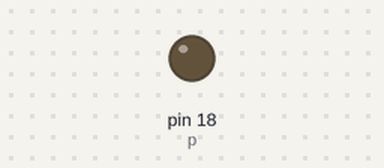
Recording of a program running on a simulated Raspberry Pi (header pin numbers). On the bench: output pins drawn as LEDs (lit = HIGH).

Above: at 0.05 s.
At 0.95 s:
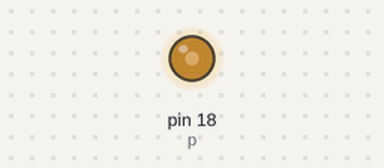
At 1.9 s:
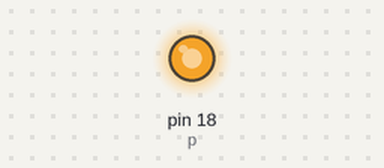
At 3.8 s:
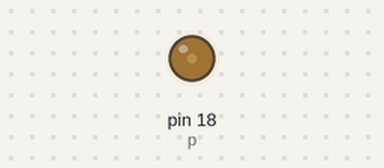
Timing chart, 0 to 5.5 s (numbered marks = the images above):
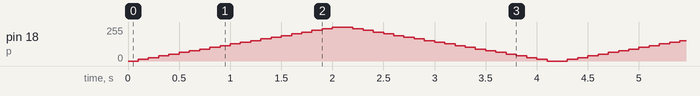

The program:

GPIO_pwm.py
```python
#!/usr/bin/python
import time
import RPi.GPIO as GPIO
GPIO.setmode(GPIO.BOARD)
GPIO.setup(18, GPIO.OUT)

p = GPIO.PWM(18, 50)  # GPIO=18 frequency=50Hz
p.start(0)
try:
    while 1:
        for dc in range(0, 101, 5):
            p.ChangeDutyCycle(dc)
            time.sleep(0.1)
        for dc in range(100, -1, -5):
            p.ChangeDutyCycle(dc)
            time.sleep(0.1)
except KeyboardInterrupt:
    pass
p.stop()
GPIO.cleanup()
```
